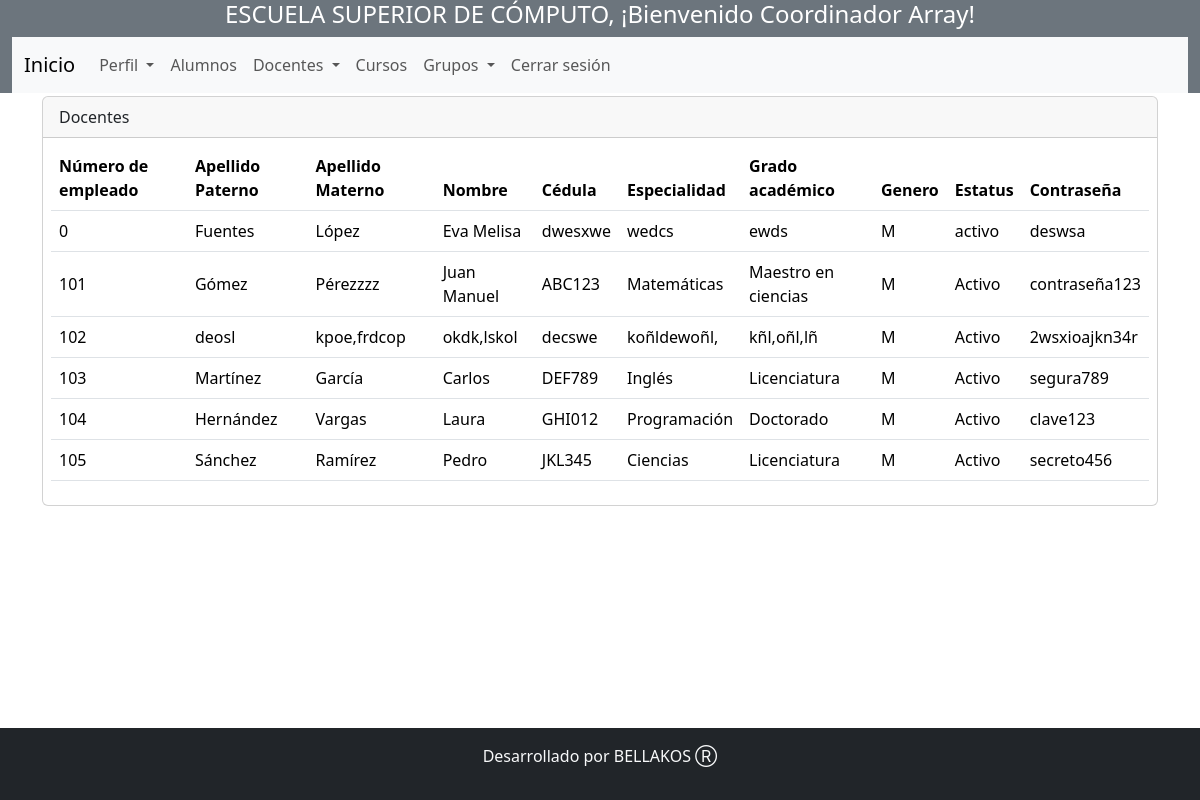
Page /anothersaes/usuarios/Coordinador/cDocente_crud.php (signed in) on the committed database.
### tables this page shows
CREATE TABLE `docente` (
  `num_empleado` int(11) NOT NULL,
  `id_persona` int(11) DEFAULT NULL,
  `cedula` varchar(10) DEFAULT NULL,
  `especialidad` varchar(100) DEFAULT NULL,
  `grado_academico` varchar(100) DEFAULT NULL,
  `estatus` varchar(100) DEFAULT NULL
);

CREATE TABLE `persona` (
  `id_persona` int(11) NOT NULL,
  `aPaterno` varchar(100) DEFAULT NULL,
  `aMaterno` varchar(100) DEFAULT NULL,
  `nombre` varchar(100) DEFAULT NULL,
  `genero` char(1) DEFAULT NULL,
  `fecha_na` date DEFAULT NULL,
  `contrasenia` varchar(100) DEFAULT NULL,
  `rol` varchar(100) DEFAULT NULL
);

### anothersaes/usuarios/Coordinador/cDocente_crud.php (the view, shortened to what this page needs)
<?php
include '../../template/cheader.php';
include_once "../../model/conexion.php";
$sentencia = $bd -> query("SELECT *
FROM persona
JOIN docente ON persona.id_persona = docente.id_persona;
");
$persona = $sentencia->fetchAll(PDO::FETCH_OBJ);
?>
    <div class="container mt-5">
        <div class="row justify-content-center">
            <div class="col-12">
                <div class="card">
                    <div class="card-header">
                         Docentes
                    </div>
                    <div class="p-2">
                        <table class="table align-middle">
                            <thead>
                                <tr>
                                    <th scope="col">Número de empleado</th>
                                    <th scope="col">Apellido Paterno</th>
                                    <th scope="col">Apellido Materno</th>
                                    <th scope="col">Nombre</th>
                                    <th scope="col">Cédula</th>
                                    <th scope="col">Especialidad</th>
                                    <th scope="col">Grado académico</th>
                                    <th scope="col">Genero</th>
                                    <th scope="col">Estatus</th>
                                    <th scope="col">Contraseña</th>
                                </tr>
                            </thead>
                            <tbody>
                                <?php
                                foreach ($persona as $dato) {
                                ?>
                                    <tr>
                                        <td><?php echo $dato->num_empleado; ?></td>
                                        <td><?php echo $dato->aPaterno; ?></td>
                                        <td><?php echo $dato->aMaterno; ?></td>
                                        <td><?php echo $dato->nombre; ?></td>
                                        <td><?php echo $dato->cedula; ?></td>
                                        <td><?php echo $dato->especialidad; ?></td>
                                        <td><?php echo $dato->grado_academico; ?></td>
                                        <td><?php echo $dato->genero; ?></td>
                                        <td><?php echo $dato->estatus; ?></td>
                                        <td><?php echo $dato->contrasenia; ?></td>
                                    </tr>
                                <?php
                                }
                                ?>
                            </tbody>
                        </table>
                    </div>
                </div>
            </div>
        </div>
    </div>
    <?php include '../../template/footer.php' ?>

### rows in the picture
docente: num_empleado "0", id_persona.aPaterno "Fuentes", id_persona.aMaterno "López", id_persona.nombre "Eva Melisa", cedula "dwesxwe", especialidad "wedcs", grado_academico "ewds", id_persona.genero "M", estatus "activo", id_persona.contrasenia "deswsa"
docente: num_empleado "101", id_persona.aPaterno "Gómez", id_persona.aMaterno "Pérezzzz", id_persona.nombre "Juan Manuel", cedula "ABC123", especialidad "Matemáticas", grado_academico "Maestro en ciencias", id_persona.genero "M", estatus "Activo", id_persona.contrasenia "contraseña123"
docente: num_empleado "102", id_persona.aPaterno "deosl", id_persona.aMaterno "kpoe,frdcop", id_persona.nombre "okdk,lskol", cedula "decswe", especialidad "koñldewoñl,", grado_academico "kñl,oñl,lñ", id_persona.genero "M", estatus "Activo", id_persona.contrasenia "2wsxioajkn34r"
docente: num_empleado "103", id_persona.aPaterno "Martínez", id_persona.aMaterno "García", id_persona.nombre "Carlos", cedula "DEF789", especialidad "Inglés", grado_academico "Licenciatura", id_persona.genero "M", estatus "Activo", id_persona.contrasenia "segura789"
docente: num_empleado "104", id_persona.aPaterno "Hernández", id_persona.aMaterno "Vargas", id_persona.nombre "Laura", cedula "GHI012", especialidad "Programación", grado_academico "Doctorado", id_persona.genero "M", estatus "Activo", id_persona.contrasenia "clave123"
docente: num_empleado "105", id_persona.aPaterno "Sánchez", id_persona.aMaterno "Ramírez", id_persona.nombre "Pedro", cedula "JKL345", especialidad "Ciencias", grado_academico "Licenciatura", id_persona.genero "M", estatus "Activo", id_persona.contrasenia "secreto456"
